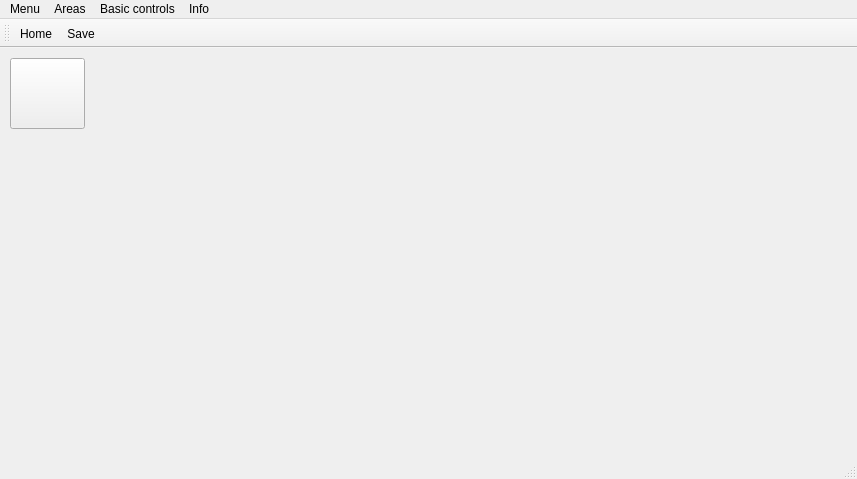
<?xml version="1.0" encoding="UTF-8"?>
<ui version="4.0">
 <class>MainWindow</class>
 <widget class="QMainWindow" name="MainWindow">
  <property name="geometry">
   <rect>
    <x>0</x>
    <y>0</y>
    <width>857</width>
    <height>479</height>
   </rect>
  </property>
  <property name="windowTitle">
   <string>MainWindow</string>
  </property>
  <widget class="QWidget" name="centralWidget">
   <widget class="QPushButton" name="pushButton">
    <property name="geometry">
     <rect>
      <x>10</x>
      <y>10</y>
      <width>75</width>
      <height>71</height>
     </rect>
    </property>
    <property name="text">
     <string/>
    </property>
    <property name="icon">
     <iconset resource="Resources.qrc">
      <normaloff>:/images_icons/icons/Best set 128x128_2/accept_item.png</normaloff>:/images_icons/icons/Best set 128x128_2/accept_item.png</iconset>
    </property>
    <property name="iconSize">
     <size>
      <width>64</width>
      <height>64</height>
     </size>
    </property>
   </widget>
  </widget>
  <widget class="QMenuBar" name="menuBar">
   <property name="geometry">
    <rect>
     <x>0</x>
     <y>0</y>
     <width>857</width>
     <height>21</height>
    </rect>
   </property>
   <widget class="QMenu" name="menuMenu">
    <property name="title">
     <string>Menu</string>
    </property>
    <addaction name="actionHome"/>
    <addaction name="actionSave"/>
    <addaction name="actionSettings"/>
    <addaction name="actionOptions"/>
    <addaction name="actionExit"/>
   </widget>
   <widget class="QMenu" name="menuInfo">
    <property name="title">
     <string>Info</string>
    </property>
    <addaction name="actionVersion"/>
    <addaction name="actionHelp"/>
   </widget>
   <widget class="QMenu" name="menuAreas">
    <property name="title">
     <string>Areas</string>
    </property>
    <addaction name="actionRoom"/>
    <addaction name="actionKitchen"/>
    <addaction name="actionHall"/>
    <addaction name="actionBathroom"/>
    <addaction name="actionOthers"/>
   </widget>
   <widget class="QMenu" name="menuBasic_controls">
    <property name="title">
     <string>Basic controls</string>
    </property>
    <widget class="QMenu" name="menuNet_connection">
     <property name="title">
      <string>Net connection</string>
     </property>
     <addaction name="separator"/>
     <addaction name="actionNetConnect"/>
     <addaction name="actionNetDisconnect"/>
     <addaction name="actionNetOverview"/>
    </widget>
    <addaction name="actionClock"/>
    <addaction name="actionAlarm_clock"/>
    <addaction name="actionOverall_power"/>
    <addaction name="menuNet_connection"/>
   </widget>
   <addaction name="menuMenu"/>
   <addaction name="menuAreas"/>
   <addaction name="menuBasic_controls"/>
   <addaction name="menuInfo"/>
  </widget>
  <widget class="QToolBar" name="mainToolBar">
   <attribute name="toolBarArea">
    <enum>TopToolBarArea</enum>
   </attribute>
   <attribute name="toolBarBreak">
    <bool>false</bool>
   </attribute>
   <addaction name="actionHome"/>
   <addaction name="actionSave"/>
  </widget>
  <widget class="QStatusBar" name="statusBar"/>
  <action name="actionExit">
   <property name="icon">
    <iconset resource="Resources.qrc">
     <normaloff>:/images_icons/icons/029.png</normaloff>:/images_icons/icons/029.png</iconset>
   </property>
   <property name="text">
    <string>Exit</string>
   </property>
  </action>
  <action name="actionVersion">
   <property name="icon">
    <iconset resource="Resources.qrc">
     <normaloff>:/images_icons/icons/023.png</normaloff>:/images_icons/icons/023.png</iconset>
   </property>
   <property name="text">
    <string>About</string>
   </property>
  </action>
  <action name="actionHelp">
   <property name="icon">
    <iconset resource="Resources.qrc">
     <normaloff>:/images_icons/icons/002 (2).png</normaloff>:/images_icons/icons/002 (2).png</iconset>
   </property>
   <property name="text">
    <string>Help</string>
   </property>
  </action>
  <action name="actionRoom">
   <property name="icon">
    <iconset resource="Resources.qrc">
     <normaloff>:/images_icons/icons/068.png</normaloff>:/images_icons/icons/068.png</iconset>
   </property>
   <property name="text">
    <string>Room</string>
   </property>
  </action>
  <action name="actionKitchen">
   <property name="icon">
    <iconset resource="Resources.qrc">
     <normaloff>:/images_icons/icons/014.png</normaloff>:/images_icons/icons/014.png</iconset>
   </property>
   <property name="text">
    <string>Kitchen</string>
   </property>
  </action>
  <action name="actionHall">
   <property name="text">
    <string>Hall</string>
   </property>
  </action>
  <action name="actionBathroom">
   <property name="text">
    <string>Bathroom</string>
   </property>
  </action>
  <action name="actionOthers">
   <property name="text">
    <string>Others</string>
   </property>
  </action>
  <action name="actionOptions">
   <property name="icon">
    <iconset resource="Resources.qrc">
     <normaloff>:/images_icons/icons/014 (2).png</normaloff>:/images_icons/icons/014 (2).png</iconset>
   </property>
   <property name="text">
    <string>Options</string>
   </property>
  </action>
  <action name="actionHome">
   <property name="icon">
    <iconset resource="Resources.qrc">
     <normaloff>:/images_icons/icons/001.png</normaloff>:/images_icons/icons/001.png</iconset>
   </property>
   <property name="text">
    <string>Home</string>
   </property>
  </action>
  <action name="actionSettings">
   <property name="icon">
    <iconset resource="Resources.qrc">
     <normaloff>:/images_icons/icons/026.png</normaloff>:/images_icons/icons/026.png</iconset>
   </property>
   <property name="text">
    <string>Settings</string>
   </property>
  </action>
  <action name="actionSave">
   <property name="icon">
    <iconset resource="Resources.qrc">
     <normaloff>:/images_icons/icons/008.png</normaloff>:/images_icons/icons/008.png</iconset>
   </property>
   <property name="text">
    <string>Save</string>
   </property>
   <property name="toolTip">
    <string>Save current settings</string>
   </property>
  </action>
  <action name="actionClock">
   <property name="icon">
    <iconset resource="Resources.qrc">
     <normaloff>:/images_icons/icons/035.png</normaloff>:/images_icons/icons/035.png</iconset>
   </property>
   <property name="text">
    <string>Clock</string>
   </property>
  </action>
  <action name="actionAlarm_clock">
   <property name="icon">
    <iconset resource="Resources.qrc">
     <normaloff>:/images_icons/icons/004.png</normaloff>:/images_icons/icons/004.png</iconset>
   </property>
   <property name="text">
    <string>Alarm clock</string>
   </property>
  </action>
  <action name="actionOverall_power">
   <property name="icon">
    <iconset resource="Resources.qrc">
     <normaloff>:/images_icons/icons/016 (2).png</normaloff>:/images_icons/icons/016 (2).png</iconset>
   </property>
   <property name="text">
    <string>Overall power</string>
   </property>
  </action>
  <action name="actionNetConnect">
   <property name="icon">
    <iconset resource="Resources.qrc">
     <normaloff>:/images_icons/icons/049 (2).png</normaloff>:/images_icons/icons/049 (2).png</iconset>
   </property>
   <property name="text">
    <string>Connect</string>
   </property>
  </action>
  <action name="actionNetDisconnect">
   <property name="icon">
    <iconset resource="Resources.qrc">
     <normaloff>:/images_icons/icons/050.png</normaloff>:/images_icons/icons/050.png</iconset>
   </property>
   <property name="text">
    <string>Disconnect</string>
   </property>
  </action>
  <action name="actionNetOverview">
   <property name="icon">
    <iconset resource="Resources.qrc">
     <normaloff>:/images_icons/icons/002 (2).png</normaloff>:/images_icons/icons/002 (2).png</iconset>
   </property>
   <property name="text">
    <string>Overview</string>
   </property>
  </action>
 </widget>
 <layoutdefault spacing="6" margin="11"/>
 <resources>
  <include location="Resources.qrc"/>
 </resources>
 <connections/>
</ui>
